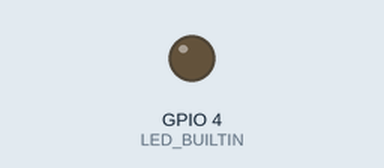
A sketch run on a simulated ESP32. Shown: output pins drawn as LEDs (lit = HIGH). WiFi joins after 1.5 s; servers stay silent unless stated; uploads are accepted with an empty reply; the camera gives no picture; what the sketch prints to the serial monitor is not drawn.

Above: at 11.6 s.
At 15.9 s:
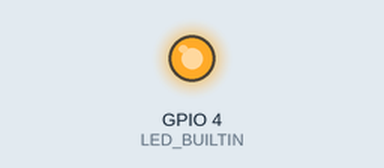
Timing chart, 0 to 22.0 s (numbered marks = the images above):
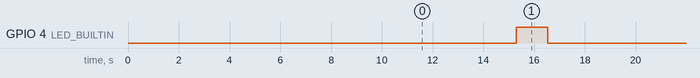

Measured:
- by itself, GPIO 4 (LED_BUILTIN): alternates HIGH for 1.2 s and LOW for 9.5 s

The sketch:

esp32Cam.ino
```cpp
#include "WiFi.h"
#include "esp_camera.h"
#include "HTTPClient.h"
//#include "esp_sleep.h"

// Wifi SSID info
const char* WIFI_SSID = "ICT-LAB"; //ICT-LAB
const char* WIFI_PASSWORD = "Student@sit";

// Firebase project Storage Bucket ID
const char* FIREBASE_STORAGE_BUCKET_ID = "foodpackage-3f995.firebasestorage.app";

#define CAPTURE_INTERVAL 1800 //in seconds
#define MAX_UPLOAD_ATTEMPTS 3

// ===============================================================
// ==> CAMERA PIN & STATE CONFIGURATION
// ===============================================================
bool isCameraOn = false; // Global flag to track camera state

// PIN definitions (for AI-THINKER model)
#define PWDN_GPIO_NUM     32
#define RESET_GPIO_NUM    -1
#define XCLK_GPIO_NUM      0
#define SIOD_GPIO_NUM     26
#define SIOC_GPIO_NUM     27
#define Y9_GPIO_NUM       35
#define Y8_GPIO_NUM       34
#define Y7_GPIO_NUM       39
#define Y6_GPIO_NUM       36
#define Y5_GPIO_NUM       21
#define Y4_GPIO_NUM       19
#define Y3_GPIO_NUM       18
#define Y2_GPIO_NUM        5
#define VSYNC_GPIO_NUM    25
#define HREF_GPIO_NUM     23
#define PCLK_GPIO_NUM     22

#define LED_BUILTIN       4

// The camera configuration is global so both on() and off() can access it
camera_config_t camera_conf;

// Camera Functions
void cameraOn();
void cameraOff();
int takeAndUploadPhoto();

// Sleep functions / variables
const static uint64_t sleepTime = CAPTURE_INTERVAL * 1000000;

void disableBluetooth(){
    btStop();
}

void connectToWifi() {
  // --- Connect to Hotspot (Simple Method) ---
  Serial.printf("Connecting to WiFi: %s\n", WIFI_SSID);
  WiFi.begin(WIFI_SSID, WIFI_PASSWORD);

  while (WiFi.status() != WL_CONNECTED) {
    delay(500);
    Serial.print(".");
  }
  Serial.println("\nWiFi connected to hotspot!");
  Serial.print("IP Address: ");
  Serial.println(WiFi.localIP());
}

void setup() {
  Serial.begin(115200);
  Serial.println("==================================");

  //disable bluetooth for power saving
  disableBluetooth();

  //connect to wifi initially
  //connectToWifi();

  //flash pin setup
  pinMode(LED_BUILTIN, OUTPUT);
  digitalWrite(LED_BUILTIN, LOW);

  // --- Prepare Camera Configuration ---
  camera_conf.ledc_channel = LEDC_CHANNEL_0;
  camera_conf.ledc_timer = LEDC_TIMER_0;
  camera_conf.pin_d0 = Y2_GPIO_NUM; camera_conf.pin_d1 = Y3_GPIO_NUM; camera_conf.pin_d2 = Y4_GPIO_NUM;
  camera_conf.pin_d3 = Y5_GPIO_NUM; camera_conf.pin_d4 = Y6_GPIO_NUM; camera_conf.pin_d5 = Y7_GPIO_NUM;
  camera_conf.pin_d6 = Y8_GPIO_NUM; camera_conf.pin_d7 = Y9_GPIO_NUM;
  camera_conf.pin_xclk = XCLK_GPIO_NUM; camera_conf.pin_pclk = PCLK_GPIO_NUM;
  camera_conf.pin_vsync = VSYNC_GPIO_NUM; camera_conf.pin_href = HREF_GPIO_NUM;
  camera_conf.pin_sccb_sda = SIOD_GPIO_NUM; camera_conf.pin_sccb_scl = SIOC_GPIO_NUM;
  camera_conf.pin_pwdn = PWDN_GPIO_NUM; camera_conf.pin_reset = RESET_GPIO_NUM;
  camera_conf.xclk_freq_hz = 20000000;
  camera_conf.pixel_format = PIXFORMAT_JPEG;
  camera_conf.frame_size = FRAMESIZE_XGA; // High resolution
  camera_conf.jpeg_quality = 20; // Lower number = higher quality
  camera_conf.fb_count = 2; // Use 2 frame buffers for better performance

  //sensor_t * s = esp_camera_sensor_get();
  //s->set_brightness(s, 1);
  delay(8000);
  Serial.println("Starting program...");

}

static int photoCount = 0;
static int cycleCount = 0;

void loop() {
  //
  Serial.print("Starting cycle ");
  Serial.print(cycleCount);
  Serial.print("...\n");

  //connect to wifi
  connectToWifi();
  delay(5000);

  int uploadAttempts = 0;

  Serial.print("Turning camera on...\n");
  cameraOn();
  delay(500);
  Serial.print("Taking photo and uploading...\n");

  while (uploadAttempts < MAX_UPLOAD_ATTEMPTS) {
   if (takeAndUploadPhoto() == 200) {
    uploadAttempts = 9999;
    Serial.print("Upload successful, continuing program...\n");
   }
   else {
    uploadAttempts++;
    Serial.print("Upload failed on attempt ");
    Serial.print(uploadAttempts);
    Serial.print(". Trying again...\n");
    delay(5000); //wait 5 seconds
   }
  }
  Serial.print("Upload(s) attempted, reset attempt counter and continuing program...\n");
  uploadAttempts = 0;
  /*//Rename up to n number of photos
  if (photoCount > 2) {
    photoCount = 0;
  }
  else {
    photoCount++;
  }
  */
  photoCount++;
  cycleCount++;
  Serial.print("Switching off camera...\n");
  cameraOff();
  /*
  Serial.print("Waiting...\n");
  for (int waitTime = 0; waitTime < CAPTURE_INTERVAL; waitTime++) {
    Serial.print("Waited ");
    Serial.print(waitTime);
    Serial.print("s...\n");
    delay(1000);
  }
  */

  //turn off wifi
  Serial.print("Switching off WiFi...\n");
  WiFi.disconnect();
  WiFi.mode(WIFI_OFF);

  //sleep stuff
  Serial.print("Going to sleep for ");
  Serial.print(CAPTURE_INTERVAL);
  Serial.print(" seconds...\n");
  delay(1000);
  esp_sleep_enable_timer_wakeup(sleepTime); //wake up timer in microseconds
  esp_light_sleep_start();
}

void cameraOn() {
  if (isCameraOn) {
    Serial.println("Camera is already on.");
    return;
  }
  Serial.println("Turning camera on...");
  esp_err_t err = esp_camera_init(&camera_conf);
  //sensor_t * s = esp_camera_sensor_get();
  if (err != ESP_OK) {
    Serial.printf("Camera init failed with error 0x%x", err);
    return;
  }
   // Configure camera sensor settings optimized for flash photography in dark environments
  sensor_t * s = esp_camera_sensor_get();
  if (s != NULL) {
    // Optimize settings for flash photography to prevent overexposure and green tint
    s->set_brightness(s, -1);    // -2 to 2 (reduced brightness to compensate for flash)
    s->set_contrast(s, 2);       // -2 to 2 (increased contrast for better detail)
    s->set_saturation(s, 1);     // -2 to 2 (increased saturation to counter green tint)
    s->set_special_effect(s, 0); // 0 to 6 (0 - No Effect)
    s->set_whitebal(s, 1);       // 0 = disable , 1 = enable (enable for color correction)
    s->set_awb_gain(s, 1);       // 0 = disable , 1 = enable (enable auto white balance gain)
    s->set_wb_mode(s, 4);        // 0 to 4 - Home mode for indoor flash photography
    s->set_exposure_ctrl(s, 1);  // 0 = disable , 1 = enable
    s->set_aec2(s, 1);           // 0 = disable , 1 = enable (enable advanced exposure control)
    s->set_ae_level(s, -2);      // -2 to 2 (reduce exposure level to prevent overexposure)
    s->set_aec_value(s, 150);    // 0 to 1200 (lower exposure value for flash)
    s->set_gain_ctrl(s, 1);      // 0 = disable , 1 = enable
    s->set_agc_gain(s, 0);       // 0 to 30 (keep gain low to prevent noise)
    s->set_gainceiling(s, (gainceiling_t)2);  // 0 to 6 (limit gain ceiling)
    s->set_bpc(s, 1);            // 0 = disable , 1 = enable (bad pixel correction)
    s->set_wpc(s, 1);            // 0 = disable , 1 = enable (white pixel correction)
    s->set_raw_gma(s, 1);        // 0 = disable , 1 = enable (gamma correction)
    s->set_lenc(s, 1);           // 0 = disable , 1 = enable (lens correction)
    s->set_hmirror(s, 0);        // 0 = disable , 1 = enable
    s->set_vflip(s, 0);          // 0 = disable , 1 = enable
    s->set_dcw(s, 1);            // 0 = disable , 1 = enable
    s->set_colorbar(s, 0);       // 0 = disable , 1 = enable

    Serial.println("Camera sensor settings optimized for flash photography in dark environments.");
  } else {
    Serial.println("Warning: Could not get camera sensor for configuration.");
  }

  isCameraOn = true;
  Serial.println("Camera is now ON.");
}

void cameraOff() {
  if (!isCameraOn) {
    Serial.println("Camera is already off.");
    return;
  }
  Serial.println("Turning camera off...");
  esp_err_t err = esp_camera_deinit();
  if (err != ESP_OK) {
    Serial.printf("Camera deinit failed with error 0x%x", err);
    return;
  }
  isCameraOn = false;
  Serial.println("Camera is now OFF. Memory has been freed.");
}

int takeAndUploadPhoto() {
  //TODO: turn on LED for light then turn off
  Serial.print("Switching on flashlight...\n");
  digitalWrite(LED_BUILTIN, HIGH);
  delay(50);

  Serial.println("Taking picture...");
  camera_fb_t * fb = NULL;
  fb = esp_camera_fb_get();
  esp_camera_fb_return(fb);
  delay(500);
  fb = NULL;
  fb = esp_camera_fb_get();
  esp_camera_fb_return(fb);
  delay(500);
  fb = NULL;
  fb = esp_camera_fb_get();
  if (!fb) {
    Serial.println("Camera capture failed");
    //return;
  }
  Serial.printf("Picture taken! Size: %zu bytes\n", fb->len);
  Serial.print("Picture ");
  Serial.print(photoCount);
  Serial.print(" taken...\n");

  Serial.print("Switching off flashlight...\n");
  digitalWrite(LED_BUILTIN, LOW);

  HTTPClient http;
  String imageName = "picture-" + String(photoCount) + ".jpeg";
  String url = "https://firebasestorage.googleapis.com/v0/b/" + String(FIREBASE_STORAGE_BUCKET_ID) + "/o/" + imageName;

  http.begin(url);
  http.addHeader("Content-Type", "image/jpeg");
  int httpResponseCode = http.POST(fb->buf, fb->len);

  esp_camera_fb_return(fb);

  if (httpResponseCode == 200) {
    Serial.printf("Image uploaded successfully! (HTTP %d)\n", httpResponseCode);
  } else {
    Serial.printf("Image upload failed, error: %d - %s\n", httpResponseCode, http.errorToString(httpResponseCode).c_str());
  }
  http.end();
  return httpResponseCode;
}
```
